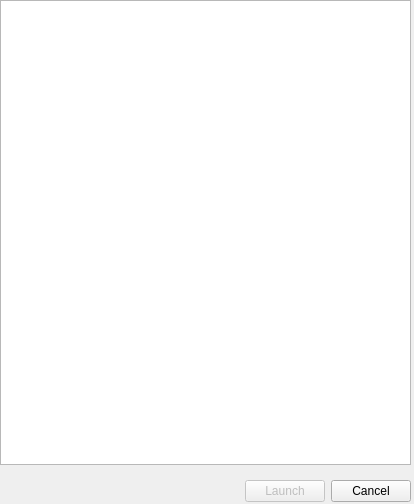
<?xml version="1.0" encoding="UTF-8"?>
<ui version="4.0">
 <class>LaunchOptionsDialog</class>
 <widget class="QDialog" name="LaunchOptionsDialog">
  <property name="windowModality">
   <enum>Qt::WindowModal</enum>
  </property>
  <property name="geometry">
   <rect>
    <x>0</x>
    <y>0</y>
    <width>414</width>
    <height>504</height>
   </rect>
  </property>
  <property name="sizePolicy">
   <sizepolicy hsizetype="Maximum" vsizetype="Maximum">
    <horstretch>0</horstretch>
    <verstretch>0</verstretch>
   </sizepolicy>
  </property>
  <property name="windowTitle">
   <string>Pick a launch option</string>
  </property>
  <widget class="QWidget" name="gridLayoutWidget_2">
   <property name="geometry">
    <rect>
     <x>0</x>
     <y>0</y>
     <width>411</width>
     <height>511</height>
    </rect>
   </property>
   <layout class="QGridLayout" name="gridLayout">
    <item row="0" column="0">
     <layout class="QVBoxLayout" name="verticalLayout">
      <item>
       <widget class="QListWidget" name="launchOptionsList"/>
      </item>
      <item>
       <layout class="QHBoxLayout" name="horizontalLayout">
        <item>
         <spacer name="horizontalSpacer">
          <property name="orientation">
           <enum>Qt::Horizontal</enum>
          </property>
          <property name="sizeHint" stdset="0">
           <size>
            <width>40</width>
            <height>20</height>
           </size>
          </property>
         </spacer>
        </item>
        <item>
         <spacer name="verticalSpacer">
          <property name="orientation">
           <enum>Qt::Vertical</enum>
          </property>
          <property name="sizeType">
           <enum>QSizePolicy::Minimum</enum>
          </property>
          <property name="sizeHint" stdset="0">
           <size>
            <width>20</width>
            <height>40</height>
           </size>
          </property>
         </spacer>
        </item>
        <item>
         <widget class="QPushButton" name="launchButton">
          <property name="enabled">
           <bool>false</bool>
          </property>
          <property name="text">
           <string>Launch</string>
          </property>
         </widget>
        </item>
        <item>
         <widget class="QPushButton" name="cancelButton">
          <property name="text">
           <string>Cancel</string>
          </property>
         </widget>
        </item>
       </layout>
      </item>
     </layout>
    </item>
   </layout>
  </widget>
 </widget>
 <resources/>
 <connections/>
</ui>
